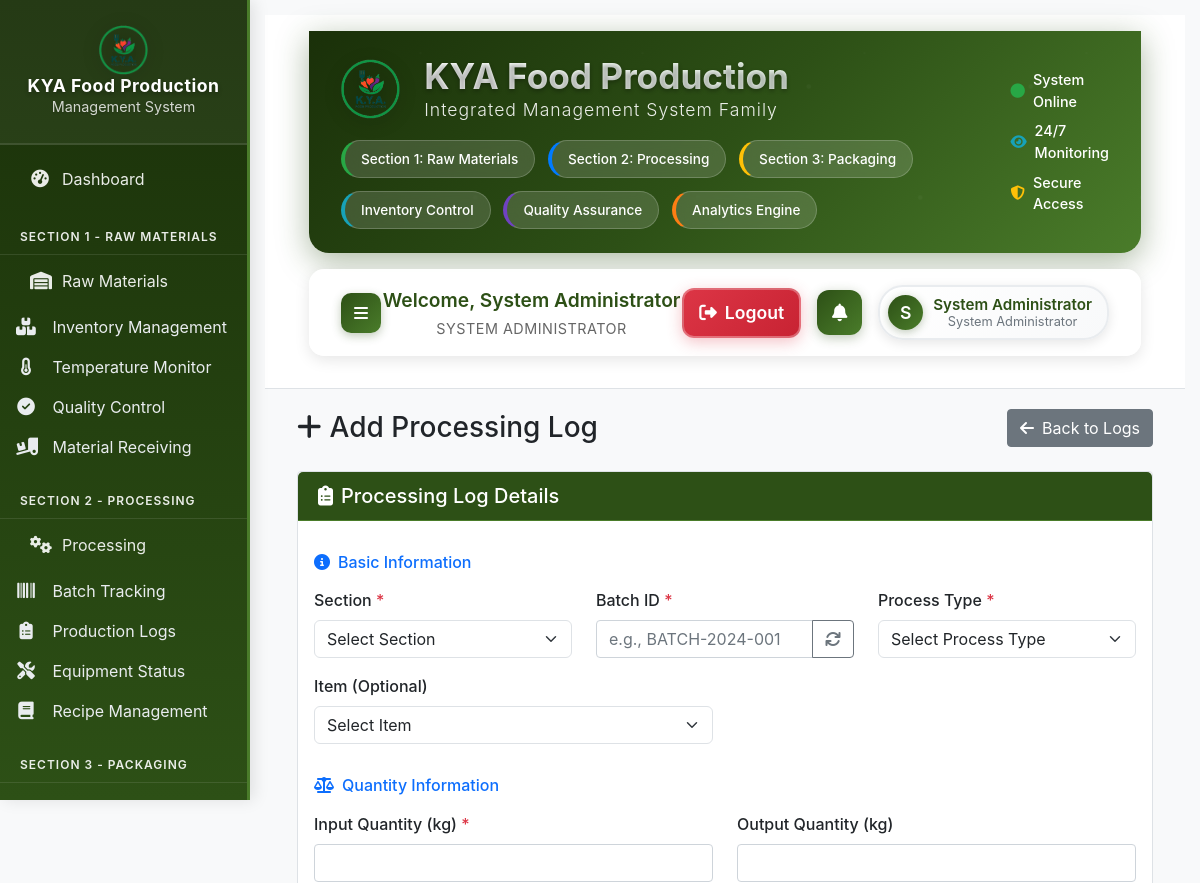
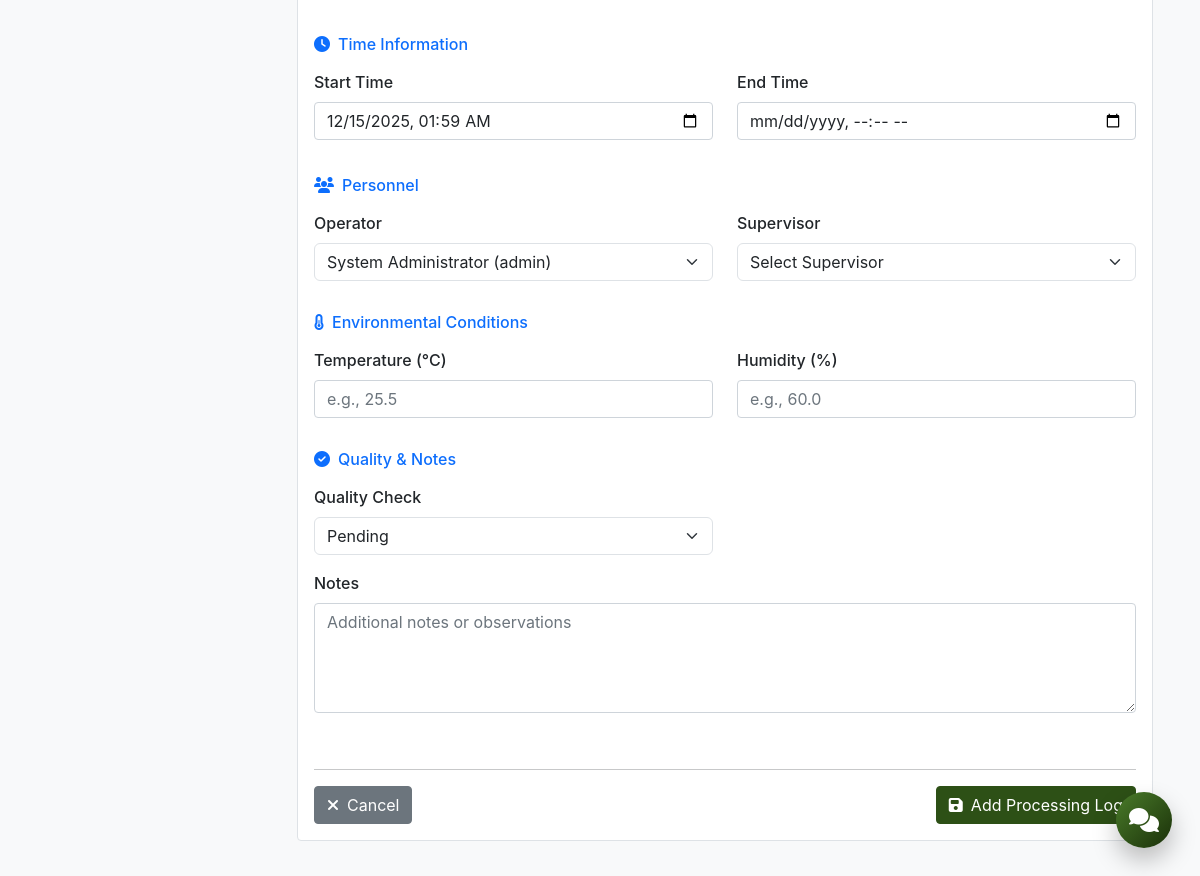
/modules/processing/add_log.php (signed in), run on the app's committed database (2 pictures, top to bottom).
### tables this page shows
CREATE TABLE `users` (
  `id` int(11) NOT NULL AUTO_INCREMENT,
  `username` varchar(50) NOT NULL,
  `password` varchar(255) NOT NULL,
  `role` varchar(50) NOT NULL,
  `full_name` varchar(100) NOT NULL,
  `email` varchar(100) NOT NULL,
  `phone` varchar(20) DEFAULT NULL,
  `profile_image` varchar(255) DEFAULT NULL,
  `last_login` datetime DEFAULT NULL,
  `login_attempts` int(11) DEFAULT 0,
  `account_locked` tinyint(1) DEFAULT 0,
  `is_active` tinyint(1) DEFAULT 1,
  `created_at` timestamp NOT NULL DEFAULT current_timestamp(),
  `updated_at` timestamp NOT NULL DEFAULT current_timestamp() ON UPDATE current_timestamp(),
  PRIMARY KEY (`id`),
  UNIQUE KEY `username` (`username`),
  UNIQUE KEY `email` (`email`)
);

### modules/processing/add_log.php (the view, shortened to what the rows shown need)
<?php
require_once '../../config/session.php';
$db = new Database();
$conn = $db->connect();
try {
    $usersStmt = $conn->query("SELECT id, full_name, role FROM users WHERE is_active = 1 ORDER BY full_name");
    $users = $usersStmt->fetchAll(PDO::FETCH_ASSOC);
} catch (Exception $e) {
    $users = [];
}
include '../../includes/header.php';
?>
<div class="container-fluid">
    <div class="d-flex justify-content-between align-items-center mb-4">
        <h2 class="h3 mb-0">
            <i class="fas fa-plus me-2"></i>Add Processing Log
        </h2>
    </div>
</div>
<?php include '../../includes/footer.php'; ?>

### includes/header.php (shortened to what the rows shown need)
<?php
$userInfo = SessionManager::getUserInfo();
?>
<!DOCTYPE html>
<html lang="en">
<head>
    <link href="https://cdn.jsdelivr.net/npm/bootstrap@5.3.2/dist/css/bootstrap.min.css" rel="stylesheet">
    <link href="https://cdnjs.cloudflare.com/ajax/libs/font-awesome/6.4.0/css/all.min.css" rel="stylesheet">
    <link href="https://cdn.jsdelivr.net/npm/chart.js@4.4.0/dist/chart.min.css" rel="stylesheet">
    <link href="<?php echo strpos($_SERVER['REQUEST_URI'], '/modules/') !== false ? '../../' : ''; ?>assets/css/style.css" rel="stylesheet">
    <link href="<?php echo strpos($_SERVER['REQUEST_URI'], '/modules/') !== false ? '../../' : ''; ?>assets/css/dashboard.css" rel="stylesheet">
    <link href="<?php echo strpos($_SERVER['REQUEST_URI'], '/modules/') !== false ? '../../' : ''; ?>assets/css/responsive.css" rel="stylesheet">
</head>
<body class="dashboard-body">
    <div class="dashboard-container">
        <div class="main-content" id="mainContent">
            <header class="main-header">
                <div class="container-fluid">
                    <div class="system-family-banner">
                        <div class="d-flex align-items-center justify-content-between">
                            <div class="system-family-info">
                                <div class="system-brand">
                                    <div class="brand-text">
                                        <h1 class="system-title">KYA Food Production</h1>
                                    </div>
                                </div>
                            </div>
                        </div>
                    </div>
                    <div class="main-nav-header">
                        <div class="d-flex align-items-center justify-content-between">
                            <div class="current-page-info">
                                <div class="breadcrumb-container">
                                    <span class="current-user">Welcome, <?php echo htmlspecialchars($userInfo['full_name']); ?></span>
                                    <span class="current-role"><?php echo USER_ROLES[$userInfo['role']]['name']; ?></span>
                                </div>
                            </div>
                            <div class="d-flex align-items-center gap-3">
                                <div class="dropdown">
                                    <button class="modern-user-toggle dropdown-toggle" type="button" data-bs-toggle="dropdown" aria-expanded="false" title="User Menu">
                                        <div class="modern-user-avatar">
                                            <?php echo strtoupper(substr($userInfo['full_name'], 0, 1)); ?>
                                        </div>
                                        <div class="d-none d-md-block">
                                            <div class="modern-user-name"><?php echo htmlspecialchars($userInfo['full_name']); ?></div>
                                            <div class="modern-user-role"><?php echo USER_ROLES[$userInfo['role']]['name']; ?></div>
                                        </div>
                                    </button>
                                </div>
                            </div>
                        </div>
                    </div>
                </div>
            </header>
            <div class="content-wrapper" style="padding: 20px;">

### data on the page
users: full_name "System Administrator", role "SYSTEM ADMINISTRATOR", full_name "S", role "System Administrator"

### other printed values
form field operator_id "System Administrator (admin)"
